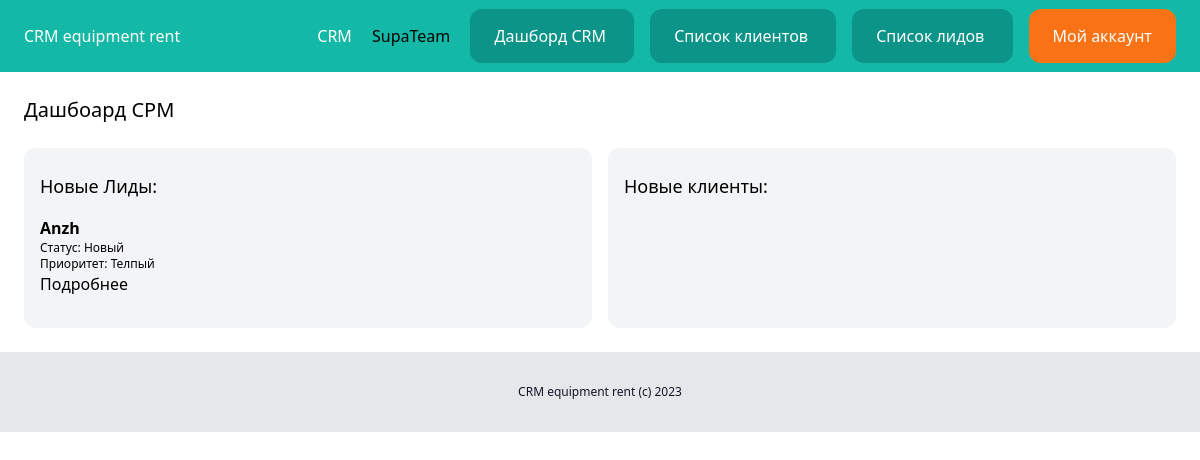
The page /dashboard/ (signed in) on the database its author committed.
### team/models.py (models this page shows, shortened)
class Team(models.Model):
    plan = models.ForeignKey(Plan, related_name='teams', blank=True, null=True, on_delete=models.CASCADE)
    name = models.CharField(max_length=255)
    members = models.ManyToManyField(User, related_name='teams')
    created_by = models.ForeignKey(User, related_name='created_teams', on_delete=models.CASCADE)
    created_at = models.DateTimeField(auto_now_add=True)

### lead/models.py (models this page shows, shortened)
class Lead(models.Model):
    COLD ='Холодный'
    WARM ='Телпый'
    HOT = 'Горячий'
    CHOICES_PRIORITY = (
        (COLD,'Холодный'),
        (WARM,'Телпый'),
        (HOT, 'Горячий'),
    )
    NEW = 'Новый лид'
    CONTACTED = 'Взят в работу'
    WON = 'Успех'
    LOST = 'Временно потерян'
    CALLBACK = 'Перезвонить'
    CHOICES_STATUS = (
        (NEW, 'Новый'),
        (CONTACTED, 'Взят в работу'),
        (WON, 'Успех'),
        (LOST, 'Временно потерян'),
        (CALLBACK, 'Перезвонить'),
        )
    team =models.ForeignKey(Team, related_name='leads', on_delete=models.CASCADE)
    name = models.CharField(max_length=255)
    tel_number = PhoneNumberField(unique=True, null=False, blank=False)
    description = models.TextField(blank=True, null=True)
    priority = models.CharField(max_length=20, choices=CHOICES_PRIORITY, default=WARM)
    status = models.CharField(max_length=20, choices=CHOICES_STATUS, default=NEW)
    converted_to_client = models.BooleanField(default=False)
    created_by = models.ForeignKey(User, related_name='leads', on_delete=models.CASCADE)
    created_at = models.DateTimeField(auto_now_add=True)
    modified_at = models.DateTimeField(auto_now=True)
    class Meta:
        ordering=('name',)

### dashboard/views.py (the view)
# urls.py: path('dashboard/', include('dashboard.urls')),
@login_required         #декоратор проверки авторизации пользователя
def dashboard(request):
    team = request.user.userprofile.active_team # Получаем команду пользователя
    leads =Lead.objects.filter(team=team).order_by('-created_at')[0:5]#Получаем последние 5 лидов для этой команды, отсортированных по времени создания
    clients = Client.objects.filter(team=team).order_by('-created_at')[0:5]
    return render(request, 'dashboard/dashboard.html',{'leads':leads,'clients':clients})

### team/context_processors.py (called while the page is built)
def active_team(request):
    if request.user.is_authenticated:
        active_team = Team.objects.filter(created_by=request.user)[0]
    else:
        active_team = None
    return {'active_team': active_team}

### dashboard/templates/dashboard/dashboard.html (shortened to what this page needs)
{% extends 'core/base.html' %}
{% block content %}
<div class="py-6 px-6">
    <h1 class="mb-6 text-xl">Дашбоард СРМ</h1>
    <div class="flex space-x-4">
        <div class="w-1/2 px-4 py-6 bg-gray-100 rounded-xl leads">
            <h2 class="mb-4 text-lg">Новые Лиды:</h2>
            {% for lead in leads %}
                <div class="mb-2 lead">
                    <h3 class="font-semibold">{{ lead.name }}</h3>
                    <p class="text-xs">Статус: {{ lead.get_status_display }}</p>
                    <p class="text-xs">Приоритет: {{ lead.get_priority_display }}</p>
                    <a href="{% url 'leads_detail' lead.pk %}">Подробнее</a>
                </div>
            {% endfor %}
        </div>
        <div class="w-1/2 px-4 py-6 bg-gray-100 rounded-xl clients">
            <h2 class="mb-4 text-lg">Новые клиенты:</h2>
        </div>
    </div>
</div>
{% endblock %}

### core/templates/core/base.html (shortened to what this page needs)
{% load static %}
<!doctype html>
<html>
    <head>
        <script src="https://cdn.tailwindcss.com"></script>
    </head>
    <body>
        <nav class="py-6 px-6 flex justify-between bg-teal-500">
            <a href="/" class="text-white">CRM equipment rent</a>
            <div class="space-x-4">
                <a href="{% url 'about' %}" class="text-white">CRM</a>
                {% if request.user.is_authenticated%}
                    <a href="{% url 'detail' active_team.id %}" class=class="text-white">{{ active_team.name }}</a>
                    <a href="{% url 'dashboard' %}" class="py-4 px-6 bg-teal-600 rounded-xl text-white"> Дашборд CRM </a>
                    <a href="{% url 'clients_list' %}" class="py-4 px-6 bg-teal-600 rounded-xl text-white"> Список клиентов </a>
                    <a href="{% url 'leads_list' %}" class="py-4 px-6 bg-teal-600 rounded-xl text-white"> Список лидов </a>
                    <a href="{% url 'myaccount' %}" class="py-4 px-6 bg-orange-500 rounded-xl text-white"> Мой аккаунт  </a>
                {% else %}
                    <a href="{% url 'login' %}" class="py-4 px-6 bg-teal-600 rounded-xl text-white"> Войти </a>
                    <a href="{% url 'signup' %}" class="py-4 px-6 bg-teal-800 rounded-xl text-white"> Регистрация </a>
                {% endif %}
            </div>
        </nav>
        {% block content %}
        {% endblock %}
    <footer class="py-8 text-center bg-gray-200">
        <p class="text-xs text-gray-900">CRM equipment rent (c) 2023</p>
    </footer>
    </body>
</html>

### rows shown on the page
Team: name "SupaTeam"
Lead: name "Anzh", status "Новый", priority "Телпый"
